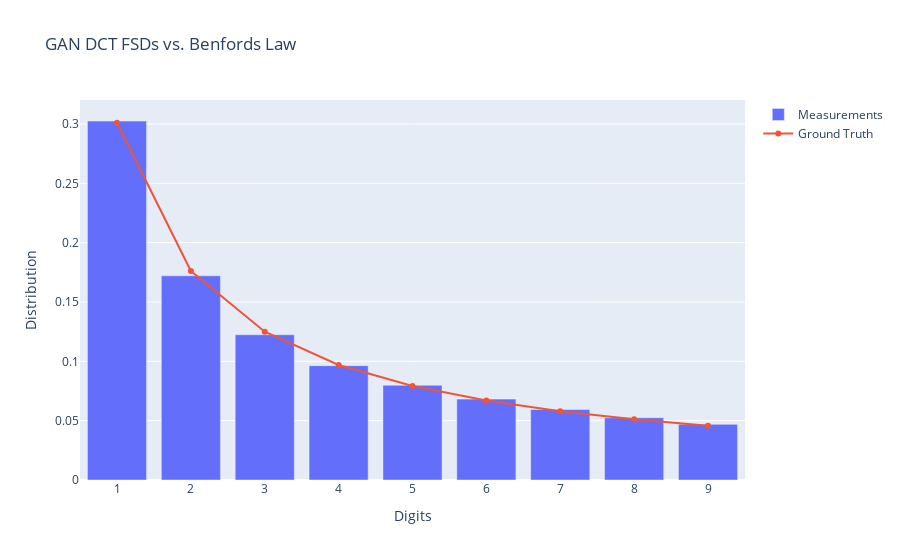

The notebook cell saved with this chart:
### Code cell
dcts = get_dct_array(horses)
fsd = to_fsd(dcts)
fsd_count = count_fsds(fsd)
fsd_count_dist = fsd_count / np.sum(fsd_count)

plot_df_comparison(fsd_count_dist=fsd_count_dist, title="GAN DCT FSDs vs. Benfords Law")

### Figure 1 — Plotly figure (JSON) as saved in the notebook; plotly's stock layout.template omitted (floating-point values rounded to 4 significant figures)
{"data": [{"name": "Measurements", "type": "bar", "x": [1, 2, 3, 4, 5, 6, 7, 8, 9], "y": [0.3024, 0.1721, 0.1224, 0.09634, 0.07983, 0.06817, 0.05939, 0.05249, 0.04689]}, {"name": "Ground Truth", "type": "scatter", "x": [1, 2, 3, 4, 5, 6, 7, 8, 9], "y": [0.301, 0.1761, 0.1249, 0.09691, 0.07918, 0.06695, 0.05799, 0.05115, 0.04576]}], "layout": {"title": {"text": "GAN DCT FSDs vs. Benfords Law"}, "xaxis": {"title": {"text": "Digits"}}, "yaxis": {"title": {"text": "Distribution"}}}}
